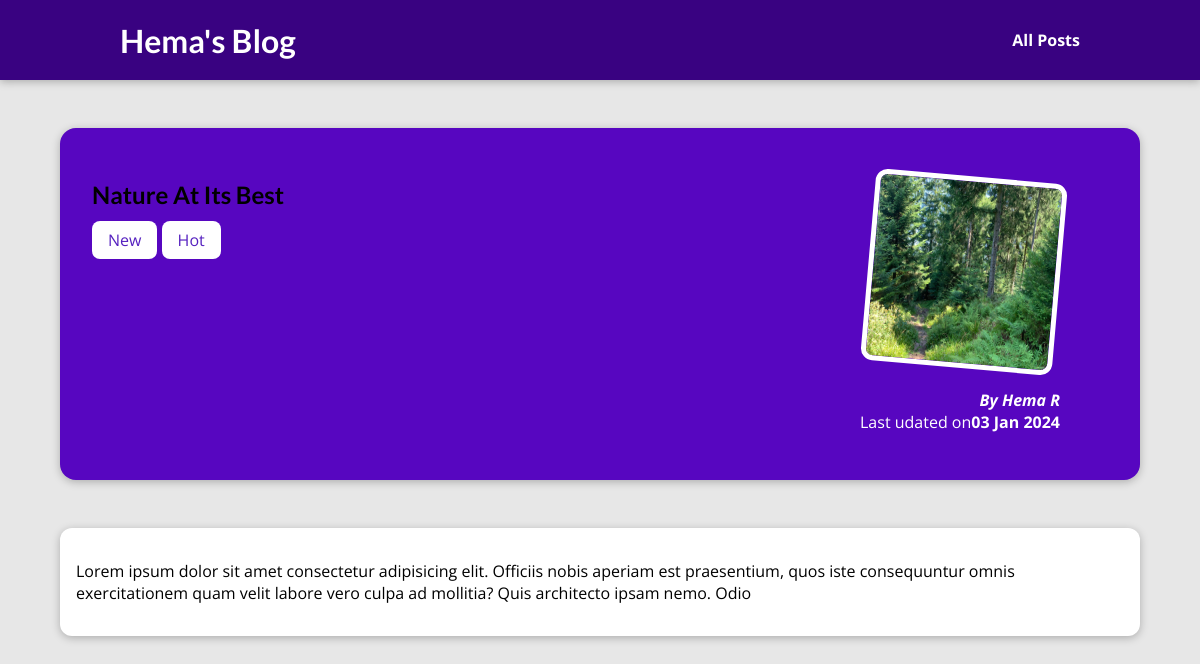
The page /posts/nature-at-its-best on the database its author committed.
### blog/models.py (models this page shows, shortened)
class Post(models.Model):
    title = models.CharField(max_length=150)
    excerpt = models.CharField(max_length=200)
    image_name =models.CharField(max_length=100)
    date = models.DateField(auto_now=True)
    slug = models.SlugField(unique=True, db_index = True)
    content = models.TextField(validators=[MinLengthValidator(10)])
    author = models.ForeignKey(Author, on_delete=models.SET_NULL, null= True, related_name="posts")
    tag = models.ManyToManyField(Tag)

class Tag(models.Model):
    caption = models.CharField(max_length = 20)

class Author(models.Model):
    first_name = models.CharField(max_length = 100)
    last_name = models.CharField(max_length=100)
    email_id = models.EmailField()
    def full_name(self):
        return f"{self.first_name} {self.last_name}"
    def __str__(self):
        return self.full_name()

### blog/views.py (the view)
# urls.py: path("posts/<slug:slug>",views.post_detail,name ="post_detail_page"),
def post_detail(request, slug):
    identified_post = get_object_or_404(Post, slug=slug)
    return render(request,"blog/post-detail.html",{
        "post": identified_post,
        "post_tags": identified_post.tag.all()
    })

### blog/templates/blog/post-detail.html (shortened to what this page needs)
{% extends "base.html" %}
{% load static %}
{% block css_file %}
    <link rel ="stylesheet" href="{% static "blog/detail.css" %}">
{% endblock %}
{% block content %}
    <section id="summary">
        <h1>{{post.title}}</h1>
        <div>
            {% for tag in post_tags %}
            <span class="tag">{{ tag.caption }}</span>
            {% endfor %}
        </div>
        <article>
            <img src ="{% static "blog/images/"|add:post.image_name %}" alt="{{post.title}}">
            <address> By <a href="mailto:{{ post.author.email_id }}">{{ post.author }}</a></address>
            <div> Last udated on<time>{{ post.date|date:"d M Y" }}</time>
            </div>
        </article>
    </section>
    <main>
        <p> {{post.content|linebreaks}}</p>
    </main>
{% endblock %}

### static/base.css (style rules this page uses)
* { box-sizing: border-box; }
html { font-family: 'Open Sans', 'Lato', sans-serif; }
body { margin: 0; }
h1, h2, h3 { font-family: 'Lato', sans-serif; font-weight: bold; }

### blog/static/blog/detail.css (style rules this page uses)
body { background-color: #e7e7e7; }
#summary { margin: 8rem auto 3rem auto; padding: 2rem; width: 90%; max-width: 90rem; border-radius: 16px; background-color: #5706c0; position: relative; box-shadow: 0 2px 8px rgba(0, 0, 0, 0.25); height: 22rem; }
#summary article { position: absolute; top: 2rem; right: 3rem; padding: 1rem 2rem; border-radius: 12px; text-align: right; color: white; }
#summary article img { width: 12rem; height: 12rem; border-radius: 12px; transform: rotateZ(5deg); border: 5px solid white; margin-bottom: 1rem; }
#summary address { font-weight: bold; }
#summary a { color:white; text-decoration:none; }
#summary time { font-weight: bold; }
main { width: 90%; max-width: 90rem; margin: 3rem auto; background-color: white; padding: 1rem; border-radius: 12px; box-shadow: 0 2px 8px rgba(0, 0, 0, 0.25); }
.tag { background-color: white; color: rgb(85, 32, 191); padding: 0.5rem 1rem; border-radius: 8px; }

### rows shown on the page
Post: title "Nature At Its Best", image_name (picture), author "Hema R", date "03 Jan 2024", content "Lorem ipsum dolor sit amet consectetur adipisicing elit. Officiis nobis aperiam est praesentium, quos iste consequuntur omnis exercitationem quam velit labore vero culpa ad mollitia? Quis architecto ipsam nemo. Odio"
Tag: caption "New"
Tag: caption "Hot"
